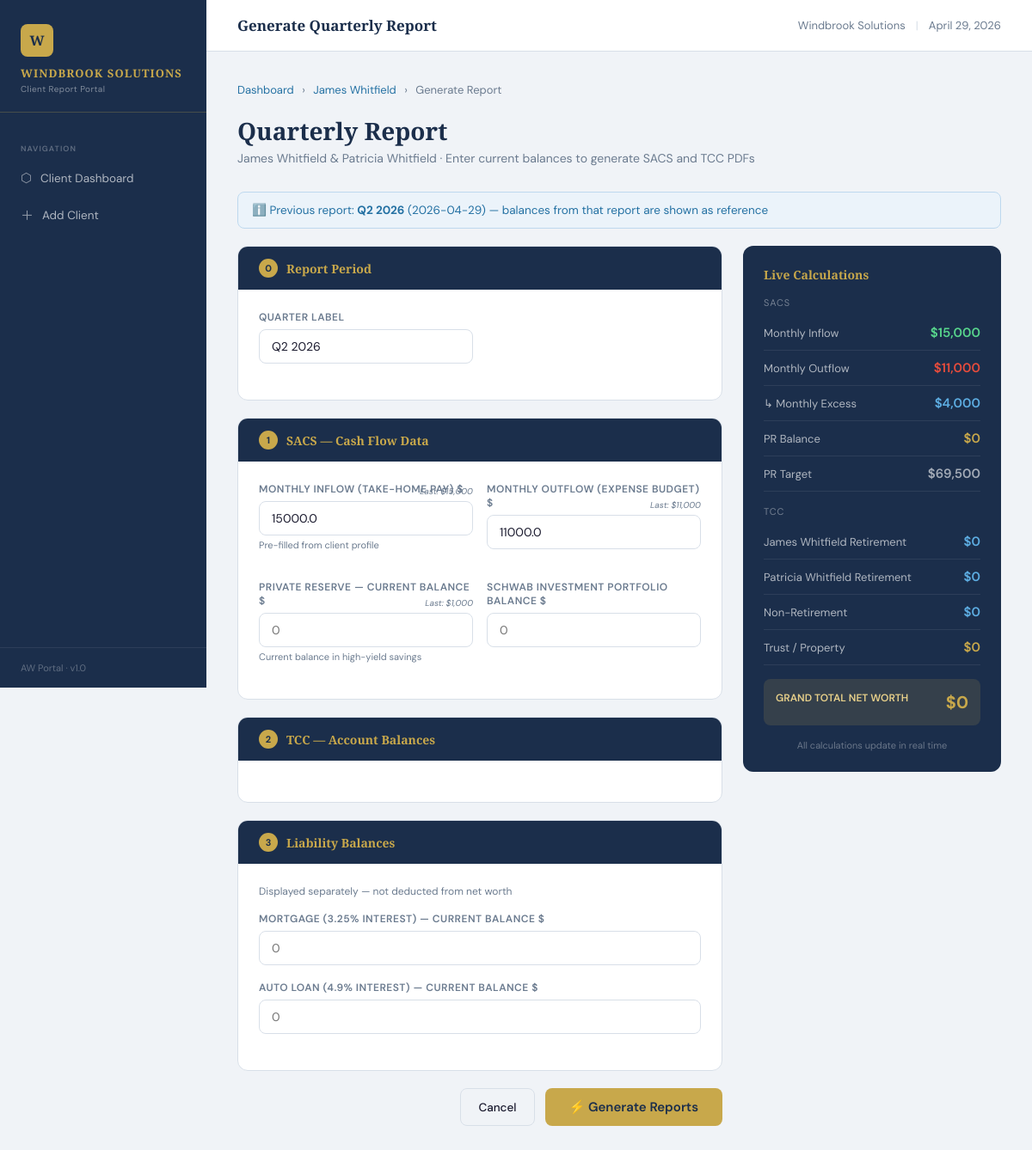
The app's page /client/1/report with its own data.
### tables this page shows
CREATE TABLE clients (
        id INTEGER PRIMARY KEY AUTOINCREMENT,
        name TEXT NOT NULL,
        name2 TEXT,
        dob TEXT,
        dob2 TEXT,
        age INTEGER,
        age2 INTEGER,
        ssn_last4 TEXT,
        ssn_last4_2 TEXT,
        monthly_salary REAL DEFAULT 0,
        monthly_expenses REAL DEFAULT 0,
        insurance_deductibles REAL DEFAULT 0,
        is_married INTEGER DEFAULT 0,
        created_at TEXT DEFAULT CURRENT_TIMESTAMP,
        last_report_date TEXT
    );

CREATE TABLE reports (
        id INTEGER PRIMARY KEY AUTOINCREMENT,
        client_id INTEGER,
        report_date TEXT DEFAULT CURRENT_TIMESTAMP,
        quarter TEXT,
        inflow REAL DEFAULT 0,
        outflow REAL DEFAULT 0,
        excess REAL DEFAULT 0,
        private_reserve_balance REAL DEFAULT 0,
        private_reserve_target REAL DEFAULT 0,
        grand_total REAL DEFAULT 0,
        liabilities_total REAL DEFAULT 0,
        report_data TEXT,
        FOREIGN KEY(client_id) REFERENCES clients(id)
    );

CREATE TABLE liabilities (
        id INTEGER PRIMARY KEY AUTOINCREMENT,
        client_id INTEGER,
        liability_type TEXT,
        interest_rate REAL,
        FOREIGN KEY(client_id) REFERENCES clients(id)
    );

### app.py (the view, shortened to what this page needs)
@app.route('/client/<int:client_id>/report', methods=['GET', 'POST'])
def generate_report(client_id):
    db = get_db()
    client = db.execute('SELECT * FROM clients WHERE id=?', (client_id,)).fetchone()
    accounts = db.execute('SELECT * FROM accounts WHERE client_id=?', (client_id,)).fetchall()
    liabilities = db.execute('SELECT * FROM liabilities WHERE client_id=?', (client_id,)).fetchall()
    last_report = db.execute('SELECT * FROM reports WHERE client_id=? ORDER BY report_date DESC LIMIT 1', (client_id,)).fetchone()
    db.close()
    return render_template('generate_report.html',
                           client=client, accounts=accounts, liabilities=liabilities,
                           last_report=last_report)

### app.py (called while the page is built)
@app.context_processor
def inject_globals():
    return {'now': datetime.now()}

@app.template_filter('selectattr')
def selectattr_filter(items, attr, value=None, op='equalto'):
    return [i for i in items if (dict(i).get(attr) == value if value is not None else dict(i).get(attr))]

### db.py (called while the page is built)
def get_db():
    conn = sqlite3.connect(DB_PATH)
    conn.row_factory = sqlite3.Row
    return conn

### templates/generate_report.html (shortened to what this page needs)
{% extends "base.html" %}
{% block topbar_title %}Generate Quarterly Report{% endblock %}
{% block content %}
<div class="breadcrumb">
  <a href="/">Dashboard</a> <span>›</span>
  <a href="/client/{{ client.id }}">{{ client.name }}</a> <span>›</span>
  Generate Report
</div>
<div class="page-header fade-up">
  <h1>Quarterly Report</h1>
  <p>{{ client.name }}{% if client.is_married and client.name2 %} & {{ client.name2 }}{% endif %} · Enter current balances to generate SACS and TCC PDFs</p>
</div>
{% if last_report %}
<div class="alert alert-info fade-up">
  ℹ️ Previous report: <strong>{{ last_report.quarter }}</strong> ({{ last_report.report_date[:10] }}) — balances from that report are shown as reference
</div>
{% endif %}
<form method="POST" action="/client/{{ client.id }}/report">
<div class="report-layout">
  <div>
    <div class="report-section fade-up">
      <div class="report-section-header">
        <div class="badge-num">0</div>
        <h3>Report Period</h3>
      </div>
      <div class="report-section-body">
        <div class="form-grid">
          <div class="form-group">
            <label class="form-label">Quarter Label</label>
            <input class="form-control" name="quarter" value="Q{{ ((now.month - 1) // 3 + 1) }} {{ now.year }}" placeholder="Q2 2026">
          </div>
        </div>
      </div>
    </div>
    <div class="report-section fade-up stagger-1">
      <div class="report-section-header">
        <div class="badge-num">1</div>
        <h3>SACS — Cash Flow Data</h3>
      </div>
      <div class="report-section-body">
        <div class="form-grid">
          <div class="form-group">
            <label class="form-label">Monthly Inflow (Take-Home Pay) $</label>
            <div class="field-with-ref">
              {% if last_report %}<span class="field-ref">Last: ${{ "{:,.0f}".format(last_report.inflow or 0) }}</span>{% endif %}
              <input class="form-control money" type="number" name="inflow" id="inflow"
                value="{{ client.monthly_salary }}" oninput="recalc()" required step="0.01">
            </div>
            <div style="font-size:11px;color:var(--muted);margin-top:4px">Pre-filled from client profile</div>
          </div>
          <div class="form-group">
            <label class="form-label">Monthly Outflow (Expense Budget) $</label>
            <div class="field-with-ref">
              {% if last_report %}<span class="field-ref">Last: ${{ "{:,.0f}".format(last_report.outflow or 0) }}</span>{% endif %}
              <input class="form-control money" type="number" name="outflow" id="outflow"
                value="{{ client.monthly_expenses }}" oninput="recalc()" required step="0.01">
            </div>
          </div>
          <div class="form-group">
            <label class="form-label">Private Reserve — Current Balance $</label>
            <div class="field-with-ref">
              {% if last_report %}<span class="field-ref">Last: ${{ "{:,.0f}".format(last_report.private_reserve_balance or 0) }}</span>{% endif %}
              <input class="form-control money" type="number" name="private_reserve_balance" id="pr_bal"
                oninput="recalc()" required step="0.01" placeholder="0">
            </div>
            <div style="font-size:11px;color:var(--muted);margin-top:4px">Current balance in high-yield savings</div>
          </div>
          <div class="form-group">
            <label class="form-label">Schwab Investment Portfolio Balance $</label>
            <input class="form-control money" type="number" name="investment_balance" id="inv_bal"
              oninput="recalc()" step="0.01" placeholder="0">
          </div>
        </div>
      </div>
    </div>
    {% set ret1_accs = accounts|selectattr('account_category', 'equalto', 'retirement')|selectattr('owner', 'equalto', 'client1')|list %}
    {% set ret2_accs = accounts|selectattr('account_category', 'equalto', 'retirement')|selectattr('owner', 'equalto', 'client2')|list %}
    {% set nr_accs = accounts|selectattr('account_category', 'equalto', 'non-retirement')|list %}
    {% set trust_accs = accounts|selectattr('account_category', 'equalto', 'trust')|list %}
    <div class="report-section fade-up stagger-2">
      <div class="report-section-header">
        <div class="badge-num">2</div>
        <h3>TCC — Account Balances</h3>
      </div>
      <div class="report-section-body">
      </div>
    </div>
    {% if liabilities %}
    <div class="report-section fade-up stagger-3">
      <div class="report-section-header">
        <div class="badge-num">3</div>
        <h3>Liability Balances</h3>
      </div>
      <div class="report-section-body">
        <div style="font-size:12px;color:var(--muted);margin-bottom:16px">Displayed separately — not deducted from net worth</div>
        {% for lib in liabilities %}
        <div class="form-group">
          <label class="form-label">{{ lib.liability_type }} ({{ lib.interest_rate }}% interest) — Current Balance $</label>
          <input class="form-control money" type="number" name="lib_{{ lib.id }}" id="lib_{{ lib.id }}"
            oninput="recalc()" step="0.01" placeholder="0">
        </div>
        {% endfor %}
      </div>
    </div>
    {% endif %}
    <div style="display:flex;gap:12px;justify-content:flex-end" class="fade-up">
      <a href="/client/{{ client.id }}" class="btn btn-outline">Cancel</a>
      <button type="submit" class="btn btn-gold" style="padding:12px 28px;font-size:15px">
        ⚡ Generate Reports
      </button>
    </div>
  </div>
  <div class="fade-up stagger-2">
    <div class="calc-preview">
      <div style="font-family:'Playfair Display',serif;font-size:14px;color:var(--gold);margin-bottom:16px;font-weight:600">
        Live Calculations
      </div>
      <div style="font-size:11px;color:rgba(255,255,255,0.4);text-transform:uppercase;letter-spacing:.08em;margin-bottom:8px">SACS</div>
      <div class="calc-row">
        <span class="calc-label">Monthly Inflow</span>
        <span class="calc-val green" id="p_inflow">$0</span>
      </div>
      <div class="calc-row">
        <span class="calc-label">Monthly Outflow</span>
        <span class="calc-val neg" id="p_outflow">$0</span>
      </div>
      <div class="calc-row">
        <span class="calc-label">↳ Monthly Excess</span>
        <span class="calc-val pos" id="p_excess">$0</span>
      </div>
      <div class="calc-row">
        <span class="calc-label">PR Balance</span>
        <span class="calc-val gold" id="p_pr">$0</span>
      </div>
      <div class="calc-row">
        <span class="calc-label">PR Target</span>
        <span class="calc-val" style="color:rgba(255,255,255,0.6)" id="p_target">$0</span>
      </div>
      <div style="font-size:11px;color:rgba(255,255,255,0.4);text-transform:uppercase;letter-spacing:.08em;margin-bottom:8px;margin-top:16px">TCC</div>
      <div class="calc-row">
        <span class="calc-label">{{ client.name }} Retirement</span>
        <span class="calc-val pos" id="p_ret1">$0</span>
      </div>
      {% if client.is_married and client.name2 %}
      <div class="calc-row">
        <span class="calc-label">{{ client.name2 }} Retirement</span>
        <span class="calc-val pos" id="p_ret2">$0</span>
      </div>
      {% endif %}
      <div class="calc-row">
        <span class="calc-label">Non-Retirement</span>
        <span class="calc-val pos" id="p_nr">$0</span>
      </div>
      <div class="calc-row">
        <span class="calc-label">Trust / Property</span>
        <span class="calc-val gold" id="p_trust">$0</span>
      </div>
      <div class="grand-total-row">
        <div class="label">GRAND TOTAL NET WORTH</div>
        <div class="value" id="p_grand">$0</div>
      </div>
      <div style="margin-top:16px;font-size:11px;color:rgba(255,255,255,0.35);text-align:center">
        All calculations update in real time
      </div>
    </div>
  </div>
</div>
</form>
{% endblock %}

### templates/base.html (shortened to what this page needs)
<!DOCTYPE html>
<html lang="en">
<head>
</head>
<body>
<aside class="sidebar">
  <div class="sidebar-logo">
    <div class="monogram">W</div>
    <div class="wordmark">Windbrook Solutions</div>
    <div class="tagline">Client Report Portal</div>
  </div>
  <nav>
    <div class="nav-section-label">Navigation</div>
    <a href="/" class="nav-link {% if request.endpoint == 'index' %}active{% endif %}">
      <span class="icon">⬡</span> Client Dashboard
    </a>
    <a href="/client/new" class="nav-link {% if request.endpoint == 'new_client' %}active{% endif %}">
      <span class="icon">＋</span> Add Client
    </a>
  </nav>
  <div class="sidebar-footer">
    AW Portal · v1.0
  </div>
</aside>
<div class="main">
  <div class="topbar">
    <div class="topbar-title">{% block topbar_title %}Dashboard{% endblock %}</div>
    <div class="topbar-right">
      <span>Windbrook Solutions</span>
      <span style="color: var(--border)">|</span>
      <span>{{ now.strftime('%B %d, %Y') if now else '' }}</span>
    </div>
  </div>
  <div class="page-content">
    {% block content %}{% endblock %}
  </div>
</div>
</body>
</html>

### templates/base.html (style rules this page uses)
:root { --navy: #1B2E4B; --navy-light: #243D61; --gold: #C8A84B; --gold-light: #E8D08A; --green: #2E7D5E; --red: #C0392B; --blue-accent: #2471A3; --bg: #F0F3F7; --surface: #FFFFFF; --border: #D8DFE8; --text: #1A1A2E; --muted: #6B7B8F; --sidebar-w: 240px; }
* { margin: 0; padding: 0; box-sizing: border-box; }
body { font-family: 'DM Sans', sans-serif; background: var(--bg); color: var(--text); min-height: 100vh; display: flex; }
.sidebar { width: var(--sidebar-w); background: var(--navy); min-height: 100vh; display: flex; flex-direction: column; position: fixed; top: 0; left: 0; z-index: 100; }
.sidebar-logo { padding: 28px 24px 20px; border-bottom: 1px solid rgba(200,168,75,0.25); }
.sidebar-logo .wordmark { font-family: 'Playfair Display', serif; font-size: 13px; font-weight: 700; color: var(--gold); letter-spacing: 0.08em; text-transform: uppercase; }
.sidebar-logo .tagline { font-size: 10px; color: rgba(255,255,255,0.45); margin-top: 3px; letter-spacing: 0.04em; }
.sidebar-logo .monogram { width: 38px; height: 38px; background: var(--gold); border-radius: 8px; display: flex; align-items: center; justify-content: center; font-family: 'Playfair Display', serif; font-weight: 700; color: var(--navy); font-size: 16px; margin-bottom: 10px; }
.sidebar nav { padding: 20px 12px; flex: 1; }
.nav-section-label { font-size: 9px; font-weight: 600; color: rgba(255,255,255,0.3); letter-spacing: 0.12em; text-transform: uppercase; padding: 0 12px; margin: 16px 0 8px; }
.nav-link { display: flex; align-items: center; gap: 10px; padding: 10px 12px; border-radius: 8px; color: rgba(255,255,255,0.65); text-decoration: none; font-size: 13.5px; font-weight: 400; transition: all 0.15s; margin-bottom: 2px; }
.nav-link .icon { font-size: 15px; opacity: 0.8; }
.sidebar-footer { padding: 16px 24px; border-top: 1px solid rgba(255,255,255,0.08); font-size: 11px; color: rgba(255,255,255,0.3); }
.main { margin-left: var(--sidebar-w); flex: 1; display: flex; flex-direction: column; }
.topbar { background: var(--surface); border-bottom: 1px solid var(--border); padding: 0 36px; height: 60px; display: flex; align-items: center; justify-content: space-between; position: sticky; top: 0; z-index: 50; }
.topbar-title { font-family: 'Playfair Display', serif; font-size: 17px; font-weight: 600; color: var(--navy); }
.topbar-right { display: flex; align-items: center; gap: 12px; font-size: 13px; color: var(--muted); }
.page-content { padding: 36px; flex: 1; }
.btn { display: inline-flex; align-items: center; gap: 7px; padding: 10px 20px; border-radius: 8px; font-family: 'DM Sans', sans-serif; font-size: 13.5px; font-weight: 500; cursor: pointer; border: none; transition: all 0.15s; text-decoration: none; }
.btn-gold { background: var(--gold); color: var(--navy); font-weight: 600; }
.btn-outline { background: transparent; border: 1.5px solid var(--border); color: var(--text); }
.form-group { margin-bottom: 18px; }
.form-label { display: block; font-size: 12px; font-weight: 600; color: var(--muted); letter-spacing: 0.04em; text-transform: uppercase; margin-bottom: 6px; }
.form-control { width: 100%; padding: 10px 14px; border: 1.5px solid var(--border); border-radius: 8px; font-family: 'DM Sans', sans-serif; font-size: 14px; color: var(--text); background: white; transition: border-color 0.15s; outline: none; }
.form-control.money { font-variant-numeric: tabular-nums; }
.form-grid { display: grid; grid-template-columns: 1fr 1fr; gap: 16px; }
.page-header { margin-bottom: 30px; }
.page-header h1 { font-family: 'Playfair Display', serif; font-size: 28px; font-weight: 700; color: var(--navy); margin-bottom: 4px; }
.page-header p { color: var(--muted); font-size: 14px; }
.breadcrumb { font-size: 13px; color: var(--muted); margin-bottom: 20px; }
.breadcrumb a { color: var(--blue-accent); text-decoration: none; }
.breadcrumb span { margin: 0 6px; }
.alert { padding: 12px 16px; border-radius: 8px; font-size: 13.5px; margin-bottom: 20px; }
.alert-info { background: #EBF3FA; color: var(--blue-accent); border: 1px solid #BDD8EE; }
.fade-up { animation: fadeUp 0.3s ease forwards; }
.stagger-1 { animation-delay: 0.05s; }
.stagger-2 { animation-delay: 0.1s; }
.stagger-3 { animation-delay: 0.15s; }

### records on screen
clients: name "James Whitfield", name2 "Patricia Whitfield", inflow "15000.0", outflow "11000.0"
reports: quarter "Q2 2026", report_date "2026-04-29", inflow "15,000", outflow "11,000", private_reserve_balance "1,000"
liabilities: liability_type "MORTGAGE", interest_rate "3.25"
liabilities: liability_type "AUTO LOAN", interest_rate "4.9"
